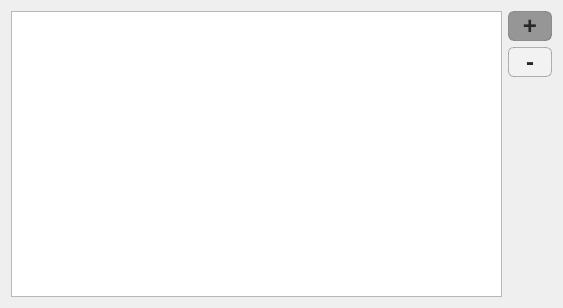
<?xml version="1.0" encoding="UTF-8"?>
<ui version="4.0">
 <class>Widget</class>
 <widget class="QWidget" name="Widget">
  <property name="geometry">
   <rect>
    <x>0</x>
    <y>0</y>
    <width>563</width>
    <height>308</height>
   </rect>
  </property>
  <property name="windowTitle">
   <string>Widget</string>
  </property>
  <property name="styleSheet">
   <string notr="true">/*background-color: rgb(255, 255, 255);*/
</string>
  </property>
  <layout class="QGridLayout" name="gridLayout">
   <item row="0" column="0">
    <widget class="QListWidget" name="listWidget">
     <property name="styleSheet">
      <string notr="true">/*
border-radius: 6px;
border-style: inset;
border-width: 1px;
border-color: rgba(0,0,0,70);
background-color: rgb(40, 40, 40);
*/</string>
     </property>
    </widget>
   </item>
   <item row="0" column="1">
    <layout class="QVBoxLayout" name="verticalLayout">
     <item>
      <widget class="QPushButton" name="addBtn">
       <property name="minimumSize">
        <size>
         <width>44</width>
         <height>0</height>
        </size>
       </property>
       <property name="font">
        <font>
         <pointsize>18</pointsize>
         <weight>75</weight>
         <bold>true</bold>
        </font>
       </property>
       <property name="cursor">
        <cursorShape>PointingHandCursor</cursorShape>
       </property>
       <property name="styleSheet">
        <string notr="true">QPushButton#addBtn {

color: rgb(40, 40, 40);
background-color: rgb(150,150,150);
border-radius: 6px;
border-style: inset;
border-width: 1px;
border-color: rgba(0,0,0,70);
}

QPushButton#addBtn:pressed{
	background-color: rgb(180,180,180);
}
</string>
       </property>
       <property name="text">
        <string>+</string>
       </property>
      </widget>
     </item>
     <item>
      <widget class="QPushButton" name="rmBtn">
       <property name="enabled">
        <bool>false</bool>
       </property>
       <property name="minimumSize">
        <size>
         <width>44</width>
         <height>0</height>
        </size>
       </property>
       <property name="font">
        <font>
         <pointsize>18</pointsize>
         <weight>75</weight>
         <bold>true</bold>
        </font>
       </property>
       <property name="cursor">
        <cursorShape>PointingHandCursor</cursorShape>
       </property>
       <property name="styleSheet">
        <string notr="true">QPushButton#rmBtn {

color: rgb(40, 40, 40);
background-color: rgb(150,150,150);
border-radius: 6px;
border-style: inset;
border-width: 1px;
border-color: rgba(0,0,0,70);
}

QPushButton#rmBtn:pressed{
	background-color: rgb(180,180,180);
}
QPushButton#rmBtn:disabled{
	background-color: rgb(255,255,255,50);
}

</string>
       </property>
       <property name="text">
        <string>-</string>
       </property>
      </widget>
     </item>
     <item>
      <spacer name="verticalSpacer">
       <property name="orientation">
        <enum>Qt::Vertical</enum>
       </property>
       <property name="sizeHint" stdset="0">
        <size>
         <width>20</width>
         <height>40</height>
        </size>
       </property>
      </spacer>
     </item>
    </layout>
   </item>
  </layout>
 </widget>
 <layoutdefault spacing="6" margin="11"/>
 <resources/>
 <connections/>
</ui>
